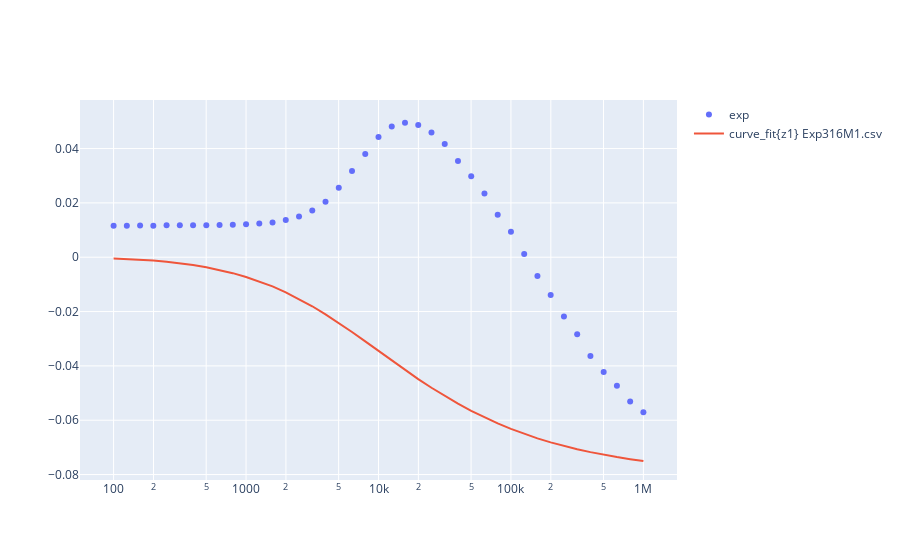

The notebook cell this image was saved under:
### Code cell
dp=15e-3
sig=4e6
mup=1
# valor ajustado y grafico
z1eff,figz1=ci.fit.z1(f,bo,datacorr,0,dp,sig,mup)
figz1
